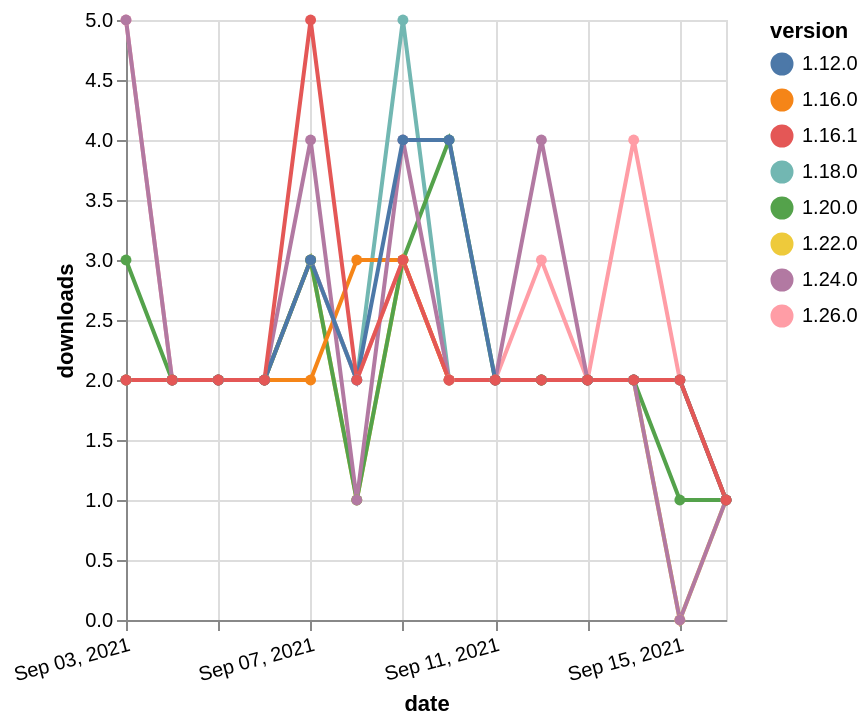

Source (Vega-Lite JSON):
### Vega-Lite specification from a JSON file in a GitHub repository (floating-point values rounded to 4 significant figures)
{"$schema": "https://vega.github.io/schema/vega-lite/v5.json", "description": "A simple bar chart with embedded data.", "data": {"values": [{"date": "2021-09-03", "total": 1659, "delta": 2, "version": "1.18.0"}, {"date": "2021-09-04", "total": 1661, "delta": 2, "version": "1.18.0"}, {"date": "2021-09-05", "total": 1663, "delta": 2, "version": "1.18.0"}, {"date": "2021-09-06", "total": 1665, "delta": 2, "version": "1.18.0"}, {"date": "2021-09-07", "total": 1668, "delta": 3, "version": "1.18.0"}, {"date": "2021-09-08", "total": 1670, "delta": 2, "version": "1.18.0"}, {"date": "2021-09-09", "total": 1675, "delta": 5, "version": "1.18.0"}, {"date": "2021-09-10", "total": 1677, "delta": 2, "version": "1.18.0"}, {"date": "2021-09-11", "total": 1679, "delta": 2, "version": "1.18.0"}, {"date": "2021-09-12", "total": 1681, "delta": 2, "version": "1.18.0"}, {"date": "2021-09-13", "total": 1683, "delta": 2, "version": "1.18.0"}, {"date": "2021-09-14", "total": 1685, "delta": 2, "version": "1.18.0"}, {"date": "2021-09-15", "total": 1687, "delta": 2, "version": "1.18.0"}, {"date": "2021-09-16", "total": 1688, "delta": 1, "version": "1.18.0"}, {"date": "2021-09-03", "total": 999, "delta": 2, "version": "1.22.0"}, {"date": "2021-09-04", "total": 1001, "delta": 2, "version": "1.22.0"}, {"date": "2021-09-05", "total": 1003, "delta": 2, "version": "1.22.0"}, {"date": "2021-09-06", "total": 1005, "delta": 2, "version": "1.22.0"}, {"date": "2021-09-07", "total": 1008, "delta": 3, "version": "1.22.0"}, {"date": "2021-09-08", "total": 1009, "delta": 1, "version": "1.22.0"}, {"date": "2021-09-09", "total": 1012, "delta": 3, "version": "1.22.0"}, {"date": "2021-09-10", "total": 1014, "delta": 2, "version": "1.22.0"}, {"date": "2021-09-11", "total": 1016, "delta": 2, "version": "1.22.0"}, {"date": "2021-09-12", "total": 1018, "delta": 2, "version": "1.22.0"}, {"date": "2021-09-13", "total": 1020, "delta": 2, "version": "1.22.0"}, {"date": "2021-09-14", "total": 1022, "delta": 2, "version": "1.22.0"}, {"date": "2021-09-15", "total": 1022, "delta": 0, "version": "1.22.0"}, {"date": "2021-09-16", "total": 1023, "delta": 1, "version": "1.22.0"}, {"date": "2021-09-03", "total": 222, "delta": 5, "version": "1.26.0"}, {"date": "2021-09-04", "total": 224, "delta": 2, "version": "1.26.0"}, {"date": "2021-09-05", "total": 226, "delta": 2, "version": "1.26.0"}, {"date": "2021-09-06", "total": 228, "delta": 2, "version": "1.26.0"}, {"date": "2021-09-07", "total": 231, "delta": 3, "version": "1.26.0"}, {"date": "2021-09-08", "total": 233, "delta": 2, "version": "1.26.0"}, {"date": "2021-09-09", "total": 236, "delta": 3, "version": "1.26.0"}, {"date": "2021-09-10", "total": 238, "delta": 2, "version": "1.26.0"}, {"date": "2021-09-11", "total": 240, "delta": 2, "version": "1.26.0"}, {"date": "2021-09-12", "total": 243, "delta": 3, "version": "1.26.0"}, {"date": "2021-09-13", "total": 245, "delta": 2, "version": "1.26.0"}, {"date": "2021-09-14", "total": 249, "delta": 4, "version": "1.26.0"}, {"date": "2021-09-15", "total": 251, "delta": 2, "version": "1.26.0"}, {"date": "2021-09-16", "total": 252, "delta": 1, "version": "1.26.0"}, {"date": "2021-09-03", "total": 1482, "delta": 3, "version": "1.20.0"}, {"date": "2021-09-04", "total": 1484, "delta": 2, "version": "1.20.0"}, {"date": "2021-09-05", "total": 1486, "delta": 2, "version": "1.20.0"}, {"date": "2021-09-06", "total": 1488, "delta": 2, "version": "1.20.0"}, {"date": "2021-09-07", "total": 1491, "delta": 3, "version": "1.20.0"}, {"date": "2021-09-08", "total": 1492, "delta": 1, "version": "1.20.0"}, {"date": "2021-09-09", "total": 1495, "delta": 3, "version": "1.20.0"}, {"date": "2021-09-10", "total": 1499, "delta": 4, "version": "1.20.0"}, {"date": "2021-09-11", "total": 1501, "delta": 2, "version": "1.20.0"}, {"date": "2021-09-12", "total": 1503, "delta": 2, "version": "1.20.0"}, {"date": "2021-09-13", "total": 1505, "delta": 2, "version": "1.20.0"}, {"date": "2021-09-14", "total": 1507, "delta": 2, "version": "1.20.0"}, {"date": "2021-09-15", "total": 1508, "delta": 1, "version": "1.20.0"}, {"date": "2021-09-16", "total": 1509, "delta": 1, "version": "1.20.0"}, {"date": "2021-09-03", "total": 1942, "delta": 2, "version": "1.16.0"}, {"date": "2021-09-04", "total": 1944, "delta": 2, "version": "1.16.0"}, {"date": "2021-09-05", "total": 1946, "delta": 2, "version": "1.16.0"}, {"date": "2021-09-06", "total": 1948, "delta": 2, "version": "1.16.0"}, {"date": "2021-09-07", "total": 1950, "delta": 2, "version": "1.16.0"}, {"date": "2021-09-08", "total": 1953, "delta": 3, "version": "1.16.0"}, {"date": "2021-09-09", "total": 1956, "delta": 3, "version": "1.16.0"}, {"date": "2021-09-10", "total": 1958, "delta": 2, "version": "1.16.0"}, {"date": "2021-09-11", "total": 1960, "delta": 2, "version": "1.16.0"}, {"date": "2021-09-12", "total": 1962, "delta": 2, "version": "1.16.0"}, {"date": "2021-09-13", "total": 1964, "delta": 2, "version": "1.16.0"}, {"date": "2021-09-14", "total": 1966, "delta": 2, "version": "1.16.0"}, {"date": "2021-09-15", "total": 1968, "delta": 2, "version": "1.16.0"}, {"date": "2021-09-16", "total": 1969, "delta": 1, "version": "1.16.0"}, {"date": "2021-09-03", "total": 691, "delta": 5, "version": "1.24.0"}, {"date": "2021-09-04", "total": 693, "delta": 2, "version": "1.24.0"}, {"date": "2021-09-05", "total": 695, "delta": 2, "version": "1.24.0"}, {"date": "2021-09-06", "total": 697, "delta": 2, "version": "1.24.0"}, {"date": "2021-09-07", "total": 701, "delta": 4, "version": "1.24.0"}, {"date": "2021-09-08", "total": 702, "delta": 1, "version": "1.24.0"}, {"date": "2021-09-09", "total": 706, "delta": 4, "version": "1.24.0"}, {"date": "2021-09-10", "total": 708, "delta": 2, "version": "1.24.0"}, {"date": "2021-09-11", "total": 710, "delta": 2, "version": "1.24.0"}, {"date": "2021-09-12", "total": 714, "delta": 4, "version": "1.24.0"}, {"date": "2021-09-13", "total": 716, "delta": 2, "version": "1.24.0"}, {"date": "2021-09-14", "total": 718, "delta": 2, "version": "1.24.0"}, {"date": "2021-09-15", "total": 718, "delta": 0, "version": "1.24.0"}, {"date": "2021-09-16", "total": 719, "delta": 1, "version": "1.24.0"}, {"date": "2021-09-03", "total": 2376, "delta": 2, "version": "1.12.0"}, {"date": "2021-09-04", "total": 2378, "delta": 2, "version": "1.12.0"}, {"date": "2021-09-05", "total": 2380, "delta": 2, "version": "1.12.0"}, {"date": "2021-09-06", "total": 2382, "delta": 2, "version": "1.12.0"}, {"date": "2021-09-07", "total": 2385, "delta": 3, "version": "1.12.0"}, {"date": "2021-09-08", "total": 2387, "delta": 2, "version": "1.12.0"}, {"date": "2021-09-09", "total": 2391, "delta": 4, "version": "1.12.0"}, {"date": "2021-09-10", "total": 2395, "delta": 4, "version": "1.12.0"}, {"date": "2021-09-11", "total": 2397, "delta": 2, "version": "1.12.0"}, {"date": "2021-09-12", "total": 2399, "delta": 2, "version": "1.12.0"}, {"date": "2021-09-13", "total": 2401, "delta": 2, "version": "1.12.0"}, {"date": "2021-09-14", "total": 2403, "delta": 2, "version": "1.12.0"}, {"date": "2021-09-15", "total": 2405, "delta": 2, "version": "1.12.0"}, {"date": "2021-09-16", "total": 2406, "delta": 1, "version": "1.12.0"}, {"date": "2021-09-03", "total": 2099, "delta": 2, "version": "1.16.1"}, {"date": "2021-09-04", "total": 2101, "delta": 2, "version": "1.16.1"}, {"date": "2021-09-05", "total": 2103, "delta": 2, "version": "1.16.1"}, {"date": "2021-09-06", "total": 2105, "delta": 2, "version": "1.16.1"}, {"date": "2021-09-07", "total": 2110, "delta": 5, "version": "1.16.1"}, {"date": "2021-09-08", "total": 2112, "delta": 2, "version": "1.16.1"}, {"date": "2021-09-09", "total": 2115, "delta": 3, "version": "1.16.1"}, {"date": "2021-09-10", "total": 2117, "delta": 2, "version": "1.16.1"}, {"date": "2021-09-11", "total": 2119, "delta": 2, "version": "1.16.1"}, {"date": "2021-09-12", "total": 2121, "delta": 2, "version": "1.16.1"}, {"date": "2021-09-13", "total": 2123, "delta": 2, "version": "1.16.1"}, {"date": "2021-09-14", "total": 2125, "delta": 2, "version": "1.16.1"}, {"date": "2021-09-15", "total": 2127, "delta": 2, "version": "1.16.1"}, {"date": "2021-09-16", "total": 2128, "delta": 1, "version": "1.16.1"}]}, "width": "container", "mark": {"type": "line", "point": {"filled": true}}, "encoding": {"x": {"field": "date", "type": "temporal", "timeUnit": "yearmonthdate", "title": "date", "axis": {"labelAngle": -15}}, "y": {"field": "delta", "type": "quantitative", "title": "downloads"}, "color": {"field": "version", "type": "nominal"}, "tooltip": {"field": "delta"}}}
